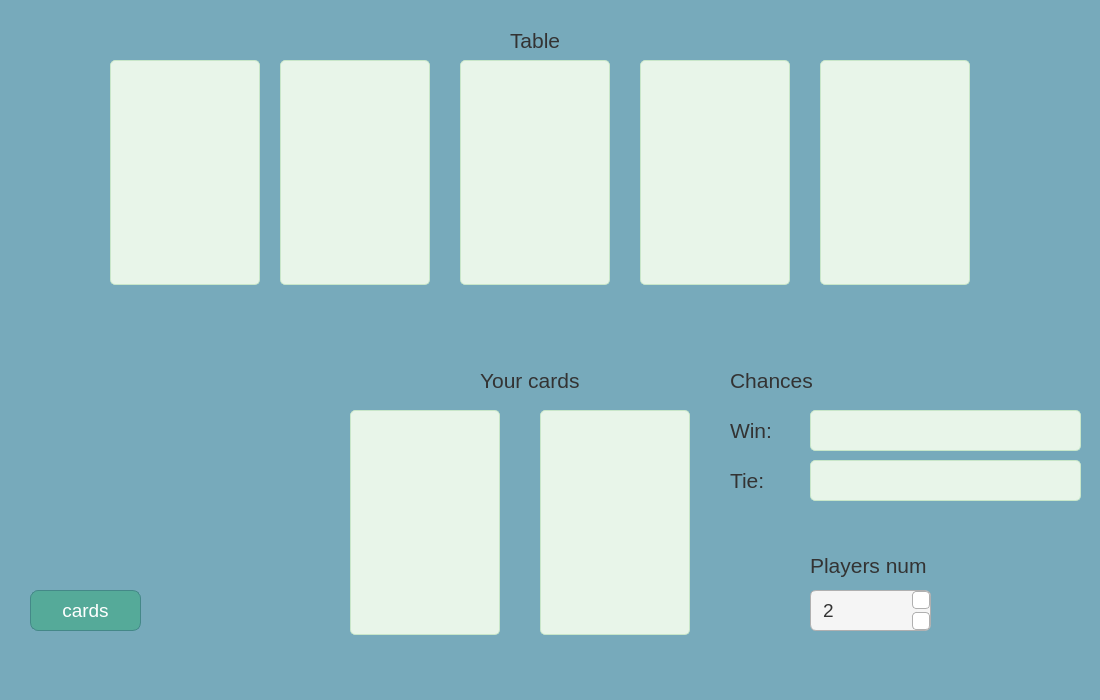
<?xml version="1.0" encoding="UTF-8"?>
<ui version="4.0">
 <class>MainWindow</class>
 <widget class="QMainWindow" name="MainWindow">
  <property name="geometry">
   <rect>
    <x>0</x>
    <y>0</y>
    <width>1100</width>
    <height>700</height>
   </rect>
  </property>
  <property name="windowTitle">
   <string>Poker Odds Calculator</string>
  </property>
  <property name="styleSheet">
   <string notr="true"> background-color: #7ab;</string>
  </property>
  <widget class="QWidget" name="centralwidget">
   <widget class="QPushButton" name="pushButton">
    <property name="geometry">
     <rect>
      <x>30</x>
      <y>590</y>
      <width>111</width>
      <height>41</height>
     </rect>
    </property>
    <property name="styleSheet">
     <string notr="true">    background-color: #5a9;
    border: 1px solid #488;
    border-radius: 8px;
    padding: 10px 20px;
    font-family: 'Segoe UI', sans-serif;
    font-size: 14pt;
    color: white;</string>
    </property>
    <property name="text">
     <string>cards</string>
    </property>
   </widget>
   <widget class="DropLabel" name="PlayerLabel1" native="true">
    <property name="geometry">
     <rect>
      <x>350</x>
      <y>410</y>
      <width>150</width>
      <height>225</height>
     </rect>
    </property>
    <property name="autoFillBackground">
     <bool>false</bool>
    </property>
    <property name="styleSheet">
     <string notr="true">   font-family: 'Segoe UI', sans-serif;
    font-size: 20pt;
    color: #228B22;
    padding: 5px;
    border-radius: 5px;
    background-color: #e8f5e9;
    border: 1px solid #c8e6c9;</string>
    </property>
   </widget>
   <widget class="DropLabel" name="PlayerLabel2" native="true">
    <property name="geometry">
     <rect>
      <x>540</x>
      <y>410</y>
      <width>150</width>
      <height>225</height>
     </rect>
    </property>
    <property name="autoFillBackground">
     <bool>false</bool>
    </property>
    <property name="styleSheet">
     <string notr="true">   font-family: 'Segoe UI', sans-serif;
    font-size: 20pt;
    color: #228B22;
    padding: 5px;
    border-radius: 5px;
    background-color: #e8f5e9;
    border: 1px solid #c8e6c9;</string>
    </property>
   </widget>
   <widget class="DropLabel" name="TableLabel1" native="true">
    <property name="geometry">
     <rect>
      <x>110</x>
      <y>60</y>
      <width>150</width>
      <height>225</height>
     </rect>
    </property>
    <property name="autoFillBackground">
     <bool>false</bool>
    </property>
    <property name="styleSheet">
     <string notr="true">   font-family: 'Segoe UI', sans-serif;
    font-size: 20pt;
    color: #228B22;
    padding: 5px;
    border-radius: 5px;
    background-color: #e8f5e9;
    border: 1px solid #c8e6c9;</string>
    </property>
   </widget>
   <widget class="DropLabel" name="TableLabel2" native="true">
    <property name="geometry">
     <rect>
      <x>280</x>
      <y>60</y>
      <width>150</width>
      <height>225</height>
     </rect>
    </property>
    <property name="autoFillBackground">
     <bool>false</bool>
    </property>
    <property name="styleSheet">
     <string notr="true">   font-family: 'Segoe UI', sans-serif;
    font-size: 20pt;
    color: #228B22;
    padding: 5px;
    border-radius: 5px;
    background-color: #e8f5e9;
    border: 1px solid #c8e6c9;</string>
    </property>
   </widget>
   <widget class="DropLabel" name="TableLabel3" native="true">
    <property name="geometry">
     <rect>
      <x>460</x>
      <y>60</y>
      <width>150</width>
      <height>225</height>
     </rect>
    </property>
    <property name="autoFillBackground">
     <bool>false</bool>
    </property>
    <property name="styleSheet">
     <string notr="true">   font-family: 'Segoe UI', sans-serif;
    font-size: 20pt;
    color: #228B22;
    padding: 5px;
    border-radius: 5px;
    background-color: #e8f5e9;
    border: 1px solid #c8e6c9;</string>
    </property>
   </widget>
   <widget class="QLabel" name="label_3">
    <property name="geometry">
     <rect>
      <x>480</x>
      <y>370</y>
      <width>101</width>
      <height>21</height>
     </rect>
    </property>
    <property name="styleSheet">
     <string notr="true">    font-family: 'Segoe UI', sans-serif;
    font-size: 16pt;
    color: #333;</string>
    </property>
    <property name="text">
     <string>Your cards</string>
    </property>
   </widget>
   <widget class="QLabel" name="label_4">
    <property name="geometry">
     <rect>
      <x>510</x>
      <y>30</y>
      <width>101</width>
      <height>21</height>
     </rect>
    </property>
    <property name="styleSheet">
     <string notr="true">    font-family: 'Segoe UI', sans-serif;
    font-size: 16pt;
    color: #333;</string>
    </property>
    <property name="text">
     <string>Table</string>
    </property>
   </widget>
   <widget class="DropLabel" name="TableLabel4" native="true">
    <property name="geometry">
     <rect>
      <x>640</x>
      <y>60</y>
      <width>150</width>
      <height>225</height>
     </rect>
    </property>
    <property name="autoFillBackground">
     <bool>false</bool>
    </property>
    <property name="styleSheet">
     <string notr="true">   font-family: 'Segoe UI', sans-serif;
    font-size: 20pt;
    color: #228B22;
    padding: 5px;
    border-radius: 5px;
    background-color: #e8f5e9;
    border: 1px solid #c8e6c9;</string>
    </property>
   </widget>
   <widget class="DropLabel" name="TableLabel5" native="true">
    <property name="geometry">
     <rect>
      <x>820</x>
      <y>60</y>
      <width>150</width>
      <height>225</height>
     </rect>
    </property>
    <property name="autoFillBackground">
     <bool>false</bool>
    </property>
    <property name="styleSheet">
     <string notr="true">   font-family: 'Segoe UI', sans-serif;
    font-size: 20pt;
    color: #228B22;
    padding: 5px;
    border-radius: 5px;
    background-color: #e8f5e9;
    border: 1px solid #c8e6c9;</string>
    </property>
   </widget>
   <widget class="QSpinBox" name="spinBox">
    <property name="geometry">
     <rect>
      <x>810</x>
      <y>590</y>
      <width>121</width>
      <height>41</height>
     </rect>
    </property>
    <property name="styleSheet">
     <string notr="true">QSpinBox {
    background-color: #f5f5f5; /* Light gray background */
    border: 1px solid #b0b0b0; /* Soft border */
    border-radius: 6px; /* Rounded corners */
    padding: 4px 10px; /* Padding inside the spin box */
    font-family: 'Segoe UI', sans-serif; /* Font family */
    font-size: 14pt; /* Font size */
    color: #333; /* Text color */
}

/* Arrow Buttons Styling */
QSpinBox::up-button, QSpinBox::down-button {
    border: 1px solid #b0b0b0; /* Soft border for buttons */
    border-radius: 4px; /* Rounded corners for buttons */
    background-color: #ffffff; /* White background */
    width: 16px; /* Width of the button */
    height: 16px; /* Height of the button */
}

/* Arrow Buttons Hover State */
QSpinBox::up-button:hover, QSpinBox::down-button:hover {
    background-color: #e0e0e0; /* Slightly darker background on hover */
}

/* Arrow Buttons Arrow Styling */
QSpinBox::up-arrow, QSpinBox::down-arrow {
    width: 10px; /* Width of the arrow */
    height: 10px; /* Height of the arrow */
}

/* Control Buttons Background and Arrow Color */
QSpinBox::up-button::default, QSpinBox::down-button::default {
    background-color: #d0d0d0; /* Default background color */
}

QSpinBox::up-button::default:hover, QSpinBox::down-button::default:hover {
    background-color: #c0c0c0; /* Hover background color */
}</string>
    </property>
    <property name="minimum">
     <number>2</number>
    </property>
    <property name="maximum">
     <number>10</number>
    </property>
   </widget>
   <widget class="QLabel" name="label_5">
    <property name="geometry">
     <rect>
      <x>810</x>
      <y>550</y>
      <width>121</width>
      <height>31</height>
     </rect>
    </property>
    <property name="styleSheet">
     <string notr="true">QLabel {
    font-family: 'Segoe UI', sans-serif;
    font-size: 16pt;
    color: #333;
}</string>
    </property>
    <property name="text">
     <string>Players num</string>
    </property>
   </widget>
   <widget class="QLabel" name="label">
    <property name="geometry">
     <rect>
      <x>730</x>
      <y>360</y>
      <width>201</width>
      <height>41</height>
     </rect>
    </property>
    <property name="styleSheet">
     <string notr="true">    font-family: 'Segoe UI', sans-serif;
    font-size: 16pt;
    color: #333;</string>
    </property>
    <property name="text">
     <string>Chances</string>
    </property>
   </widget>
   <widget class="QLabel" name="label_2">
    <property name="geometry">
     <rect>
      <x>730</x>
      <y>410</y>
      <width>61</width>
      <height>41</height>
     </rect>
    </property>
    <property name="styleSheet">
     <string notr="true">    font-family: 'Segoe UI', sans-serif;
    font-size: 16pt;
    color: #333;</string>
    </property>
    <property name="text">
     <string>Win:</string>
    </property>
   </widget>
   <widget class="QLabel" name="label_6">
    <property name="geometry">
     <rect>
      <x>730</x>
      <y>460</y>
      <width>51</width>
      <height>41</height>
     </rect>
    </property>
    <property name="styleSheet">
     <string notr="true">    font-family: 'Segoe UI', sans-serif;
    font-size: 16pt;
    color: #333;</string>
    </property>
    <property name="text">
     <string>Tie:</string>
    </property>
   </widget>
   <widget class="QLabel" name="winLabel">
    <property name="geometry">
     <rect>
      <x>810</x>
      <y>410</y>
      <width>271</width>
      <height>41</height>
     </rect>
    </property>
    <property name="styleSheet">
     <string notr="true">    font-family: 'Segoe UI', sans-serif;
    font-size: 20pt;
    color: #228B22;
    padding: 5px;
    border-radius: 5px;
    background-color: #e8f5e9;
    border: 1px solid #c8e6c9;</string>
    </property>
    <property name="text">
     <string/>
    </property>
   </widget>
   <widget class="QLabel" name="TieLabel">
    <property name="geometry">
     <rect>
      <x>810</x>
      <y>460</y>
      <width>271</width>
      <height>41</height>
     </rect>
    </property>
    <property name="styleSheet">
     <string notr="true">    font-family: 'Segoe UI', sans-serif;
    font-size: 20pt;
    color: #228B22;
    padding: 5px;
    border-radius: 5px;
    background-color: #e8f5e9;
    border: 1px solid #c8e6c9;</string>
    </property>
    <property name="text">
     <string/>
    </property>
   </widget>
  </widget>
  <widget class="QMenuBar" name="menubar">
   <property name="geometry">
    <rect>
     <x>0</x>
     <y>0</y>
     <width>1100</width>
     <height>21</height>
    </rect>
   </property>
  </widget>
  <widget class="QStatusBar" name="statusbar"/>
 </widget>
 <customwidgets>
  <customwidget>
   <class>DropLabel</class>
   <extends>QWidget</extends>
   <header>droplabel.h</header>
   <container>1</container>
  </customwidget>
 </customwidgets>
 <tabstops>
  <tabstop>pushButton</tabstop>
 </tabstops>
 <resources/>
 <connections/>
</ui>
